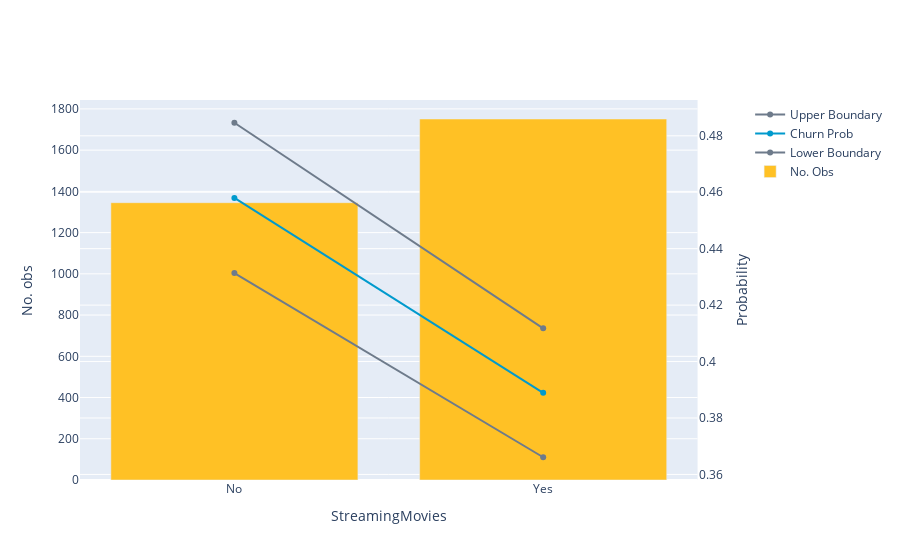

Notebook code for this chart:
### Code cell
df_z_test = compare_churn_prob(df_fo, 'StreamingMovies')
display(df_z_test)

### Figure 1 — Plotly figure (JSON) as saved in the notebook; plotly's stock layout.template omitted (floating-point values rounded to 4 significant figures)
{"data": [{"marker": {"color": "#6E7B8B"}, "name": "Upper Boundary", "type": "scatter", "x": ["No", "Yes"], "xaxis": "x", "y": [0.4846, 0.4118], "yaxis": "y2"}, {"marker": {"color": "#009ACD"}, "name": "Churn Prob", "type": "scatter", "x": ["No", "Yes"], "xaxis": "x", "y": [0.458, 0.3889], "yaxis": "y2"}, {"marker": {"color": "#6E7B8B"}, "name": "Lower Boundary", "type": "scatter", "x": ["No", "Yes"], "xaxis": "x", "y": [0.4314, 0.3661], "yaxis": "y2"}, {"marker": {"color": "#FFC125"}, "name": "No. Obs", "type": "bar", "x": ["No", "Yes"], "xaxis": "x", "y": [1345, 1751], "yaxis": "y"}], "layout": {"xaxis": {"anchor": "y", "domain": [0, 0.94], "title": {"text": "StreamingMovies"}}, "yaxis": {"anchor": "x", "domain": [0, 1], "title": {"text": "No. obs"}}, "yaxis2": {"anchor": "x", "overlaying": "y", "side": "right", "title": {"text": "Probability"}}}}
